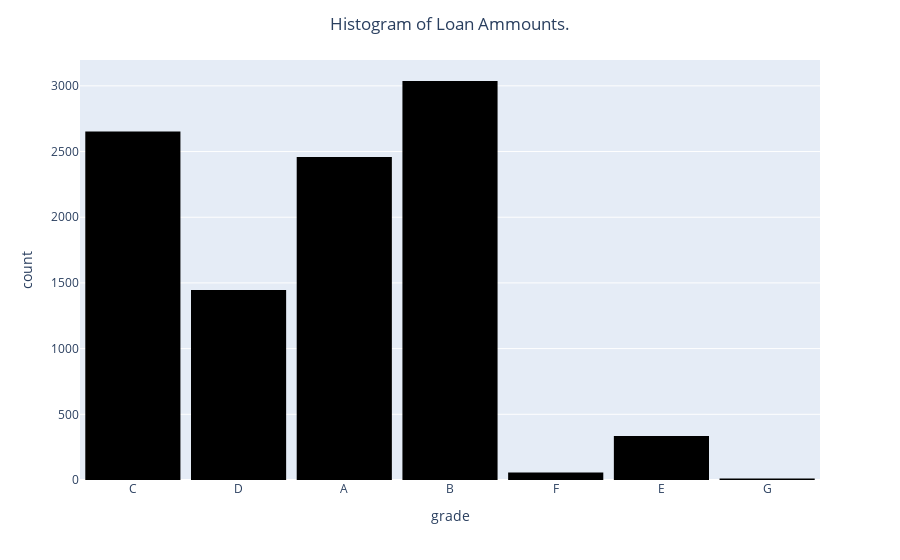

Notebook source saved alongside this figure:
### Markdown cell above
**Problem 1** Create a histogram of your own! Try making a histogram of one of the other pieces of numerical data. Make it as fancy as you want. Include some categorical information. Do you learn anything from your graph? If so what?

### Code cell
fig = px.histogram(DF,
                   nbins=5,
                   x='grade',
                   color_discrete_sequence=['black'])

fig.update_layout(bargap=0.1,
                  title='Histogram of Loan Ammounts.',
                  title_x=0.5)
fig.show()

### Figure 1 — Plotly figure (JSON) as saved in the notebook; plotly's stock layout.template omitted (floating-point values rounded to 4 significant figures; data arrays with more than 128 entries replaced by an {"elided": "..."} marker saying what was removed)
{"data": [{"bingroup": "x", "hovertemplate": "grade=%{x}<br>count=%{y}<extra></extra>", "legendgroup": "", "marker": {"color": "black", "pattern": {"shape": ""}}, "name": "", "nbinsx": 5, "orientation": "v", "showlegend": false, "type": "histogram", "x": {"elided": "10000 str values"}, "xaxis": "x", "yaxis": "y"}], "layout": {"bargap": 0.1, "barmode": "relative", "legend": {"tracegroupgap": 0}, "margin": {"t": 60}, "title": {"text": "Histogram of Loan Ammounts.", "x": 0.5}, "xaxis": {"anchor": "y", "domain": [0, 1], "title": {"text": "grade"}}, "yaxis": {"anchor": "x", "domain": [0, 1], "title": {"text": "count"}}}}
